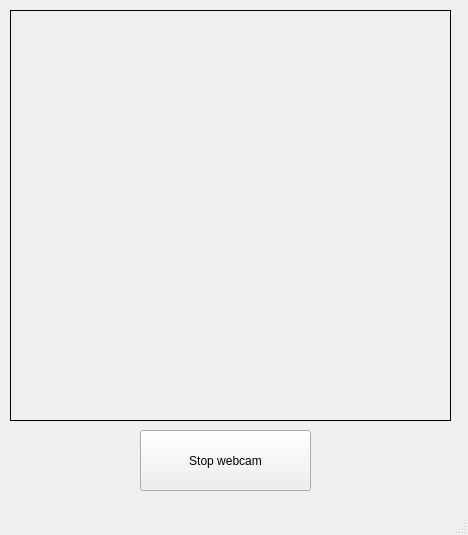
<?xml version="1.0" encoding="UTF-8"?>
<ui version="4.0">
 <class>MainWindow</class>
 <widget class="QMainWindow" name="MainWindow">
  <property name="geometry">
   <rect>
    <x>0</x>
    <y>0</y>
    <width>468</width>
    <height>535</height>
   </rect>
  </property>
  <property name="windowTitle">
   <string>MainWindow</string>
  </property>
  <widget class="QWidget" name="centralwidget">
   <widget class="QPushButton" name="StopButton">
    <property name="geometry">
     <rect>
      <x>140</x>
      <y>430</y>
      <width>171</width>
      <height>61</height>
     </rect>
    </property>
    <property name="text">
     <string>Stop webcam</string>
    </property>
   </widget>
   <widget class="QLabel" name="label">
    <property name="geometry">
     <rect>
      <x>10</x>
      <y>10</y>
      <width>441</width>
      <height>411</height>
     </rect>
    </property>
    <property name="frameShape">
     <enum>QFrame::Box</enum>
    </property>
    <property name="text">
     <string/>
    </property>
   </widget>
  </widget>
  <widget class="QMenuBar" name="menubar">
   <property name="geometry">
    <rect>
     <x>0</x>
     <y>0</y>
     <width>468</width>
     <height>22</height>
    </rect>
   </property>
  </widget>
  <widget class="QStatusBar" name="statusbar"/>
 </widget>
 <resources/>
 <connections/>
</ui>
